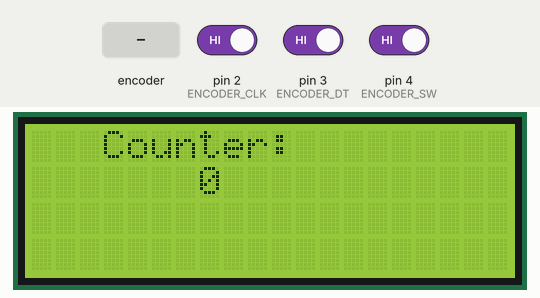
A sketch run on a simulated Arduino Uno, built with avr-gcc and run on an emulated ATmega328P. On the bench: 20×4 character LCD. The inputs (shaded band) are chosen by the test bench; at power-on: pin 2 (ENCODER_CLK) HIGH, pin 3 (ENCODER_DT) HIGH, pin 4 (ENCODER_SW) HIGH.

Above: at 1.2 s.
1.3 s: rotary encoder on pin 2 (ENCODER_CLK) / pin 3 (ENCODER_DT) turned 3 steps (first pin leading)
At 1.41 s:
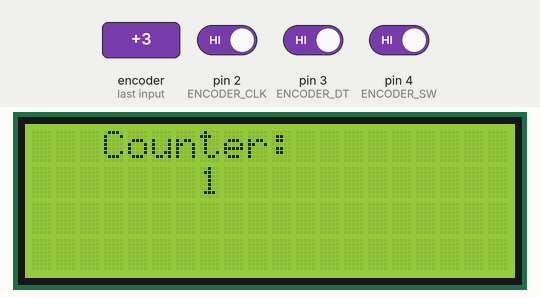
3.4 s: rotary encoder on pin 2 (ENCODER_CLK) / pin 3 (ENCODER_DT) turned 1 step (first pin leading)
At 4.7 s:
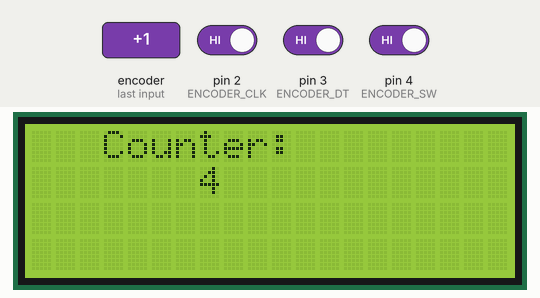
Timing chart, 0 to 6.4 s (numbered marks = the images above; inputs shaded):
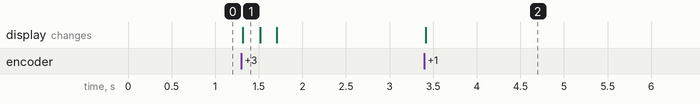

The sketch:

encoder_lcd_arduino.ino
```cpp
#include <LiquidCrystal_I2C.h>
LiquidCrystal_I2C lcd(0x27, 20, 4);

#define ENCODER_CLK 2
#define ENCODER_DT  3
#define ENCODER_SW  4

int counter = 0;

void setup() {
  lcd.init();
  lcd.backlight();

  // Initialize encoder pins
  pinMode(ENCODER_CLK, INPUT);
  pinMode(ENCODER_DT, INPUT);
  pinMode(ENCODER_SW, INPUT_PULLUP);
  attachInterrupt(digitalPinToInterrupt(ENCODER_CLK), readEncoder, FALLING);
}

void readEncoder() {
  int dtValue = digitalRead(ENCODER_DT);
  if (dtValue == HIGH) {
    counter++; // Clockwise
  }
  if (dtValue == LOW) {
    counter--; // Counterclockwise
  }
}

int getCounter() {
  int result;
  noInterrupts();
  result = counter;
  interrupts();
  return result;
}

void resetCounter() {
  noInterrupts();
  counter = 0;
  interrupts();
}

void loop() {
  lcd.setCursor(3, 0);
  lcd.print("Counter:");
  lcd.setCursor(7, 1);
  lcd.print(getCounter());
  lcd.print("        ");

  if (digitalRead(ENCODER_SW) == LOW) {
    resetCounter();
  }
}
```

Measured:
- after the input at 1.3 s, the display: changes at once (image 1)
- after the input at 3.4 s, the display: changes at once (image 2)
